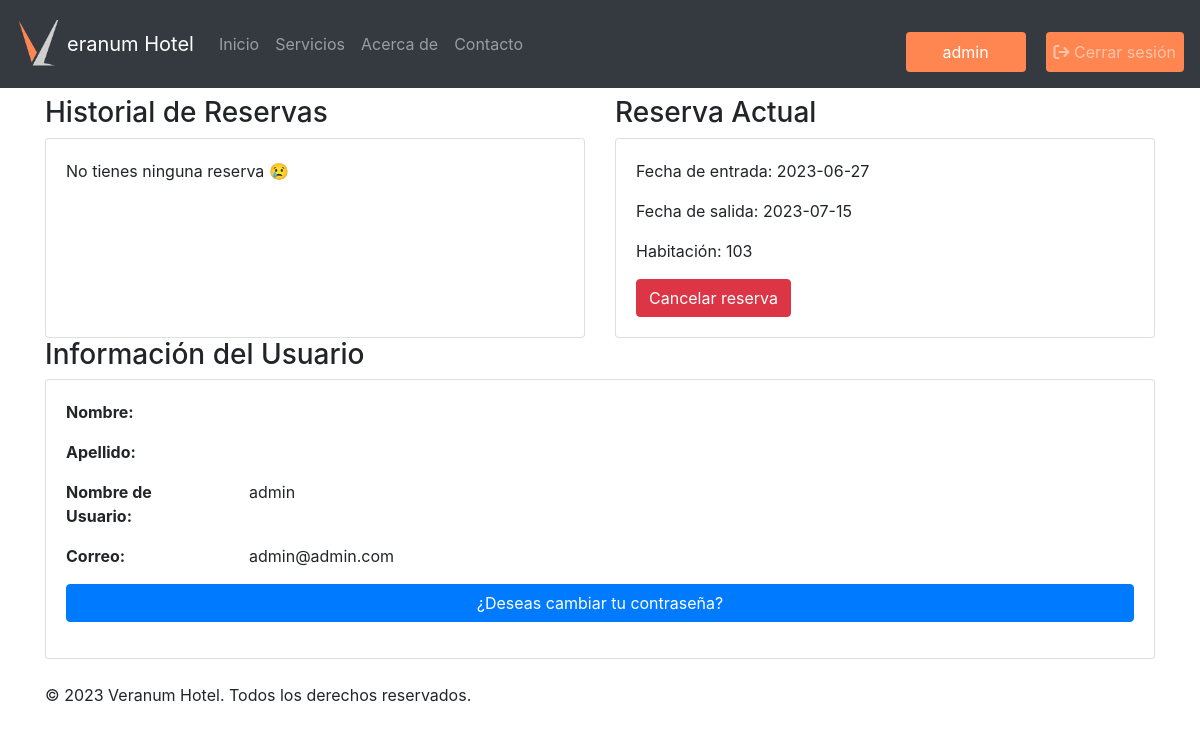
The app's page /perfil/ (signed in) with its own data.
### VeranumApp/models.py (models this page shows, shortened)
class Reserva(models.Model):
    idReserva = models.AutoField(primary_key=True)
    idHotel = models.ForeignKey(Hotel, on_delete=models.CASCADE)
    habitacion = models.ForeignKey(Habitacion, on_delete=models.CASCADE)
    fecha_entrada = models.CharField(max_length=9)
    fecha_salida = models.CharField(max_length=9)
    dias_estancia = models.IntegerField()
    total = models.DecimalField(max_digits=15, decimal_places=0)
    usuario = models.ForeignKey(User, on_delete=models.CASCADE)

class Habitacion(models.Model):
    idHotel = models.ForeignKey(Hotel, on_delete=models.CASCADE)
    idHabitacion = models.AutoField(primary_key=True)
    numeroHabitacion = models.IntegerField(null=False)
    tipo = models.ForeignKey(TipoHabitacion, on_delete=models.CASCADE)
    capacidad = models.IntegerField(null=False)
    precioPorNoche = models.DecimalField(max_digits=8, decimal_places=2, null=False, default=200)
    is_disponible = models.BooleanField(default=True)
    imagen = models.ImageField(default='static/img/habitacion-prueba.jpg', upload_to='static/img')
    class Meta:
        unique_together = ('idHotel', 'numeroHabitacion')

### VeranumApp/views.py (the view)
# urls.py: path('perfil/',views.perfil, name='perfil'),
@login_required
def perfil(request):
    usuario = request.user  # Obtener el usuario autenticado
    reservas = Reserva.objects.filter(usuario__username=usuario.username)
    reserva_actual = Reserva.objects.filter(usuario__username=usuario.username, fecha_entrada__lte=timezone.now(), fecha_salida__gte=timezone.now()).first()
    nombre = usuario.first_name
    apellido = usuario.last_name
    nombre_usuario = usuario.username
    email = usuario.email
    context = {
        'reservas': reservas,
        'reserva_actual': reserva_actual,
        'nombre': nombre,
        'apellido': apellido,
        'nombre_usuario': nombre_usuario,
        'email' : email,
        'errores': get_error_messages(request),  # Obtener solo los mensajes de error
        'exitos': get_success_messages(request),  # Obtener solo los mensajes de éxito
    }
    return render(request, 'perfil.html', context)

### VeranumApp/views.py (called while the page is built)
def get_success_messages(request):
    success_messages = []
    for message in messages.get_messages(request):
        if message.level == messages.SUCCESS:
            success_messages.append(message)
    return success_messages

def get_error_messages(request):
    error_messages = []
    for message in messages.get_messages(request):
        if message.level == messages.ERROR:
            error_messages.append(message)
    return error_messages

### VeranumApp/templates/perfil.html (shortened to what this page needs)
{% extends 'base.html' %}
{% load static %}
{% block navbar %}
<ul class="navbar-nav">
    <li class="nav-item">
        <a class="nav-link" href="{% url 'buscar_habitaciones' %}">Inicio</a>
    </li>
    <li class="nav-item">
        <a class="nav-link" href="{% url 'servicios' %}">Servicios</a>
    </li>
    <li class="nav-item">
        <a class="nav-link" href="{% url 'acerca_de' %}">Acerca de</a>
    </li>
    <li class="nav-item">
        <a class="nav-link" href="{% url 'contacto' %}"">Contacto</a>
    </li>
</ul>
{% endblock %}
{% block content %}
<div id="contenido-perfil">
    <div class="row">
        <div class="col-md-6">
            <h3>Historial de Reservas</h3>
            <div class="card">
                <div class="card-body">
                    {% include 'historial_reservas.html' %}
                </div>
            </div>
        </div>
        <div class="col-md-6">
            <h3>Reserva Actual</h3>
            <div class="card">
                <div class="card-body">
                    {% include 'detalle_reserva.html' %}
                </div>
            </div>
        </div>
    </div>
    <div class="row">
        <div class="col-md-12">
            <h3>Información del Usuario</h3>
            <div class="card">
                <div class="card-body">
                    {% include 'informacion-usuario.html' %}
                </div>
            </div>
        </div>
    </div>
    {% endblock %}

### VeranumApp/templates/base.html (shortened to what this page needs)
{% load static %}
<!DOCTYPE html>
<html lang="es">
<head>
    <link rel="stylesheet" href="https://stackpath.bootstrapcdn.com/bootstrap/4.5.2/css/bootstrap.min.css">
    <link rel="stylesheet" type="text/css" href="{% static 'css/style.css' %}">
    <link rel="stylesheet" href="https://cdn.jsdelivr.net/npm/bootstrap-icons@1.10.5/font/bootstrap-icons.css">
</head>
<body>
    <header>
        {% block header %}
        <nav class="navbar navbar-expand-lg navbar-dark bg-dark">
            <a class="navbar-brand" href="{% url 'buscar_habitaciones' %}">
                <table class="tabla-empresa">
                    <tr>
                        <td>
                            <img class="foto-icono" src="{% static 'img/icono.png' %}" alt="Icono de la empresa">
                        </td>
                        <td>eranum Hotel</td>
                    </tr>
                </table>
            </a>
            <div class="collapse navbar-collapse" id="navbarNav">
                {% block navbar %}
                {% endblock %}
                <ul class="navbar-nav ml-auto login">
                    {% if user.is_authenticated %}
                    <li class="nav-item btn-user">
                        <a id= 'btn-usuario'class="btn btn-link nav-link" href="{% url 'perfil' %}">{{ user.username }}</a>
                    </li>
                    <li class="nav-item btn-sesion">
                        <button class="btn btn-link nav-link" data-toggle="modal" data-target="#confirmarModal">
                            <i class="fa-solid fa-arrow-right-from-bracket"></i> Cerrar sesión
                        </button>
                    </li>
                </ul>
            </div>
            {% else %}
            <li class="nav-item btn-sesion">
                <a class="btn btn-link nav-link" href="{% url 'iniciar_sesion' %}"><i
                        class="bi bi-person"></i>&nbsp;Iniciar sesión</a>
            </li>
            </div>
            {% endif %}
        </nav>
        {% endblock %}
    </header>
    <div class="container mt-2">
        {% block content %}
        {% endblock %}
    </div>
    <footer>
        <p>© 2023 Veranum Hotel. Todos los derechos reservados.</p>
    </footer>
</body>
</html>

### VeranumApp/templates/detalle_reserva.html (shortened to what this page needs)
{% block detalle_reserva %}
{% if reserva_actual %}
{% if reserva_actual %}
  <p>Fecha de entrada: {{ reserva_actual.fecha_entrada }}</p>
  <p>Fecha de salida: {{ reserva_actual.fecha_salida }}</p>
  <p>Habitación: {{ reserva_actual.habitacion.numeroHabitacion }}</p>
  <form method="POST" action="{% url 'eliminar_reserva' reserva_actual.idReserva %}">
    <button class="btn btn-danger">Cancelar reserva</button>
  </form>
{% endif %}
{% else %}
<p class="fw-bold">No hay reserva activa.</p>
<a class="btn btn-primary " href="{% url 'buscar_habitaciones' %}">Reserva una habitación!</a>
{% endif %}
{% endblock %}

### VeranumApp/templates/informacion-usuario.html (shortened to what this page needs)
{% block info-usuario %}
<div class="row">
    <div class="col-md-2">
        <p class="fw-bold">Nombre:</p>
    </div>
    <div class="col-md-10">
    </div>
</div>
<div class="row">
    <div class="col-md-2">
        <p class="fw-bold">Apellido:</p>
    </div>
    <div class="col-md-10">
    </div>
</div>
<div class="row">
    <div class="col-md-2">
        <p class="fw-bold">Nombre de Usuario:</p>
    </div>
    <div class="col-md-10">
        <p>{{ nombre_usuario }}</p>
    </div>
</div>
<div class="row">
    <div class="col-md-2">
        <p class="fw-bold">Correo:</p>
    </div>
    <div class="col-md-10">
        <p>{{ email }}</p>
    </div>
</div>
<div class="row">
    <div class="container">
        <a href="#" id="cambiar-contrasena" class="btn btn-primary col-md-12" style="margin-bottom: 1rem;">¿Deseas
            cambiar tu
            contraseña?</a>
    </div>
</div>
{% endblock %}

### static/css/style.css (style rules this page uses)
html { scroll-behavior: ; }
.foto-icono { width: 48px; height: auto; display: block; margin: 0 auto; }
.login button, .login a { border: 1px #ff8650; background-color: #ff8650; min-width: 120px; min-height: 24px; }
.login .nav-link { margin-bottom: .5rem; margin-top: 1.5rem; }
#contenido-perfil .card { min-height: 200px; }
.fw-bold { font-weight: bold; }
.btn-user { margin-right: 20px; }
.btn-sesion { min-width: 128px; }
body { transition: 0.3s all ease-in-out; }
footer { bottom: 1px; }

### records on screen
Reserva: fecha_entrada "2023-06-27", fecha_salida "2023-07-15", habitacion.numeroHabitacion "103"

### other values on screen
{{ user.username }} "admin"
{{ nombre_usuario }} "admin"
{{ email }} "admin@admin.com"
